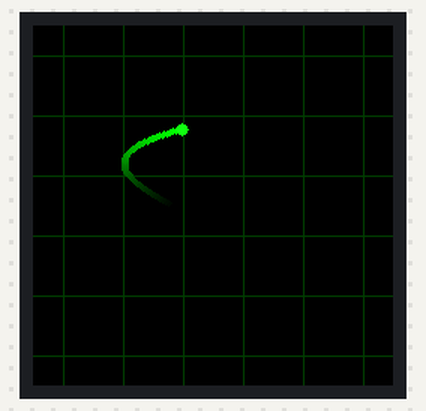
Simulated run of this program. Board: Raspberry Pi Pico running CircuitPython. Parts: 240×240 colour display.

Above: at 0.45 s.
At 2.86 s:
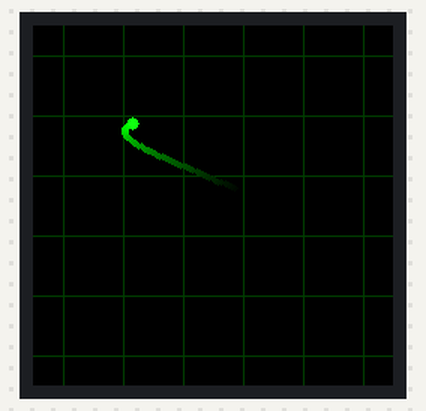
At 5.56 s:
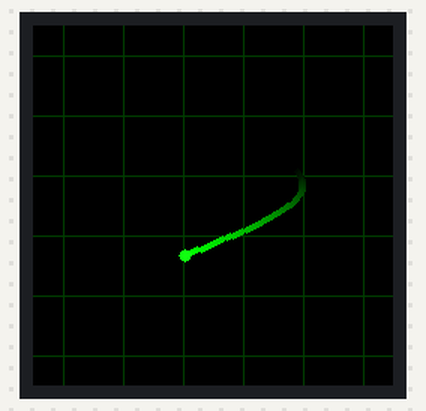
At 10.98 s:
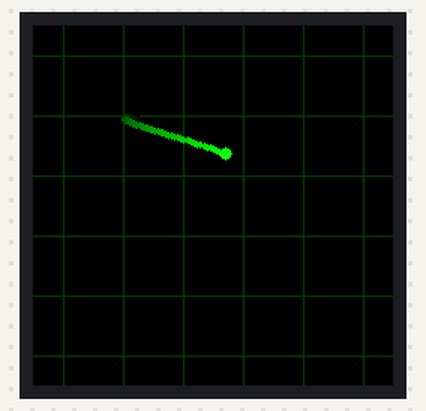
At 16.39 s:
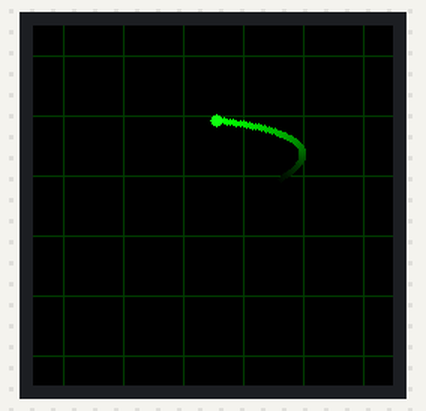
At 21.8 s:
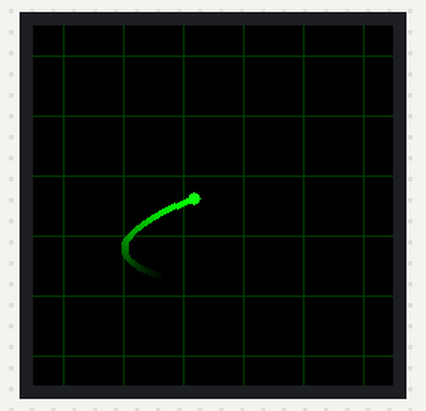

The program:

fake_vectorscope1.py
```python
# fake_vectorscope1.py -- a little fakey vectorscope in CircuitPython for 2023HackadaySupercon
# 21 Oct 2023 - @todbot / Tod Kurt
# video demo: https://mastodon.social/@todbot/111275574436711965
import time, math, random
import board, busio
import displayio, vectorio
import adafruit_imageload
import gc9a01

displayio.release_displays()

num_trails = 60   # how long are the trails
a = 0.75   # lissajous A
b = 0.33   # lissajous B
r = 60     # extent from from center
phi_inc = 0.05  # how fast to move through lissajous

dw, dh = 240,240  # display dimensions

# Wiring for Pico wired as 2023Supercon badge is wired
tft_clk  = board.GP2
tft_mosi = board.GP3
tft_rst = board.GP4
tft_dc  = board.GP5
tft_cs  = board.GP1 # no, not wired up but display_bus requires it

# wiring for QT Py, should work on any QT Py or XIAO board
# tft_clk  = board.SCK
# tft_mosi = board.MOSI
# tft_rst = board.MISO
# tft_dc  = board.RX
# tft_cs  = board.TX

spi = busio.SPI(clock=tft_clk, MOSI=tft_mosi)
display_bus = displayio.FourWire(spi, command=tft_dc, chip_select=tft_cs, reset=tft_rst, baudrate=60_000_000)
display = gc9a01.GC9A01(display_bus, width=dw, height=dh, rotation=0)
#display.auto_refresh = False

main = displayio.Group()
display.root_group = main

pal = displayio.Palette(num_trails+2)
pal[0] = 0   # background
pal[1] = 0x11ff11  # main dot color
for i in range(num_trails):
    pal[2+i] = (0, int(255-(i*255/num_trails)), 0)  # trails colors

# make the grid lines
for i in range(8):
    main.append(vectorio.Rectangle(pixel_shader=pal, width=1, height=dw, x=20 + i*40, y=0, color_index=num_trails-13))
    main.append(vectorio.Rectangle(pixel_shader=pal, width=dh, height=1, x=0, y=20 + i*40, color_index=num_trails-13))

# make the main dot
dot = vectorio.Circle(pixel_shader=pal, radius=4, x=120, y=120, color_index=1)
main.append(dot)

# make the dot trails
dots = displayio.Group()
main.append(dots)
for i in range(num_trails):
    dots.append( vectorio.Circle(pixel_shader=pal, radius=2, x=120,y=120,color_index=num_trails-i) )

x,y = 0,0
phi = 0
dots_pos = []

while True:

    # erase oldest trail element
    if len(dots_pos) > num_trails:
        dots_pos.pop(0)  # remove oldest element

    # draw trail
    for i, (xt,yt) in enumerate(dots_pos):
        dots[i].x = xt
        dots[i].y = yt

    # get new position
    phi += phi_inc
    x = 120 + int(r * math.sin( a*phi ))
    y = 120 + int(r * math.cos( b*phi ))
    dots_pos.append( (x,y) )
    dot.x = x
    dot.y = y

    #display.refresh()
    time.sleep(0.001)
```
